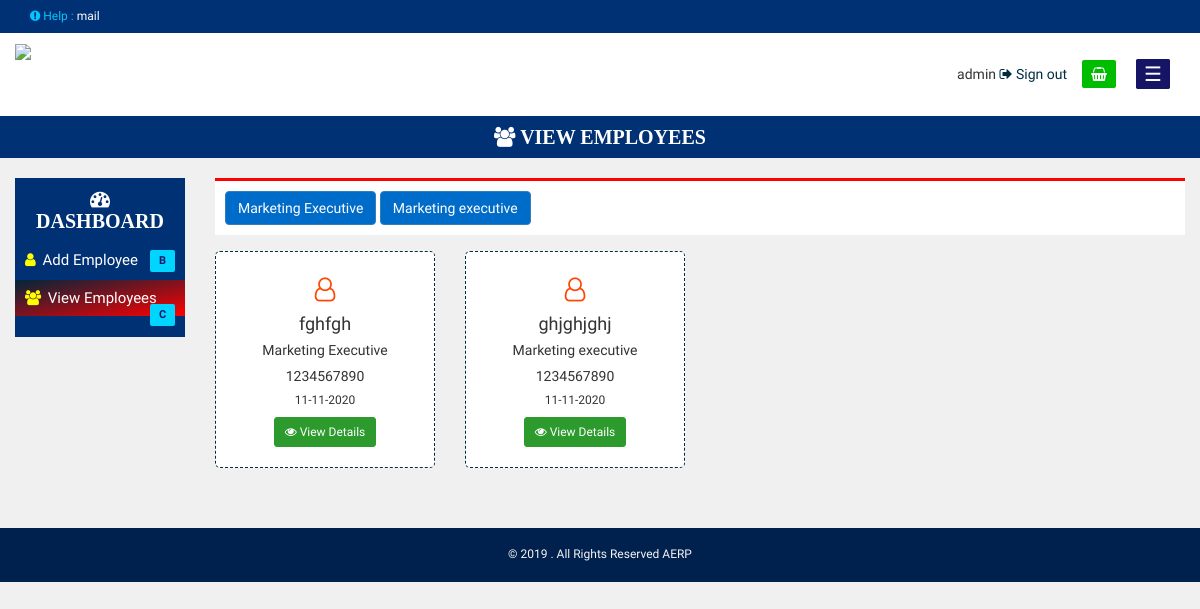
The app's page /viewemployees.php (signed in) with its own data.
### tables this page shows
CREATE TABLE `designation` (
  `did` int(11) NOT NULL,
  `userid` int(11) NOT NULL,
  `designation` varchar(50) NOT NULL,
  `status` int(11) NOT NULL,
  `updatedby` int(11) NOT NULL
);

CREATE TABLE `employee_master` (
  `empid` int(11) NOT NULL,
  `emp_type` int(11) NOT NULL,
  `user_id` int(11) NOT NULL,
  `emp_name` varchar(20) NOT NULL,
  `dob` date NOT NULL,
  `employeeid` varchar(20) NOT NULL,
  `emp_contact` varchar(25) NOT NULL,
  `emp_address` text DEFAULT NULL,
  `designation` varchar(50) NOT NULL,
  `basic_pay` varchar(10) NOT NULL,
  `pf` varchar(10) NOT NULL,
  `esi` varchar(10) NOT NULL,
  `emp_desc` text DEFAULT NULL,
  `email` varchar(50) NOT NULL,
  `dateofjoining` date DEFAULT NULL,
  `dateofresignation` date DEFAULT NULL,
  `restype` varchar(30) DEFAULT NULL,
  `reason` text DEFAULT NULL,
  `blood` varchar(10) DEFAULT NULL,
  `emergency_contact` varchar(20) DEFAULT NULL,
  `status` int(11) NOT NULL,
  `updatedby` int(11) NOT NULL
);

### conn.php (called while the page is built, shortened)
<?php
class connections
{
    private $_host = "localhost";
    private $_username = "root";
    private $_password = "";
    private $_database = "phppro";
    public function __construct() {
        $this->_link = new mysqli($this->_host, $this->_username, $this->_password, $this->_database);
    }
 public function reademployeeallcat($userid)
 {
     $ret = mysqli_query($this->_link, "Select
     phppro.employee_master.emp_type,
     phppro.designation.did,
     phppro.designation.designation As designation1
From
phppro.designation Inner Join
phppro.employee_master On phppro.designation.did = phppro.employee_master.designation Group By
phppro.employee_master.designation;
");
     return $ret;
 }
 public function reademployeeall($userid)
 {
     $ret = mysqli_query($this->_link, "Select
     phppro.employee_master.empid,
     phppro.employee_master.emp_type,
     phppro.employee_master.emp_name,
     phppro.employee_master.dob,
     phppro.employee_master.employeeid,
     phppro.employee_master.emp_contact,
     phppro.employee_master.designation,
     phppro.employee_master.basic_pay,
     phppro.employee_master.email,
     phppro.employee_master.status,
     phppro.designation.designation As designation1
From
phppro.designation Inner Join
phppro.employee_master On phppro.designation.did = phppro.employee_master.designation
Where
phppro.employee_master.user_id = $userid and phppro.employee_master.status = 1
");
     return $ret;
 }
}
?>

### viewemployees.php (the view, shortened to what this page needs)
<?php include("header.php"); ?>
<?php include("conn.php"); ?>
<link href="https://cdnjs.cloudflare.com/ajax/libs/sweetalert/1.1.3/sweetalert.min.css" rel="stylesheet"/> <link href="https://cdn.jsdelivr.net/sweetalert2/6.4.3/sweetalert2.min.css" rel="stylesheet"/>
<link rel="stylesheet" href="css/style.css" >
<body class="wow fadeIn" data-wow-duration=".5s" data-wow-delay="0s" data-wow-iteration="1" >
<?php
$userid = $_SESSION['admin_id'];
$jobj= new connections();
$catdata=$jobj->reademployeeall($userid);
$catdata2=$jobj->reademployeeallcat($userid);
?>
<section>
    <div class="inner-main">
        <h2><i class="fa fa-users"></i> View Employees</h2>
        <div class="container-fluid">
            <div class="row">
                <div class="col-md-2">
                    <?php include('includes/humanresourcemenu.php') ?>
                </div>
                <div class="col-md-10">
                    <div class="row">
                        <div class="col-md-12">
                            <div class="menucat-hor">
                                <?php while ($catre2=mysqli_fetch_array($catdata2)) { ?>
                                <button class="btn btn-primary" id="btnfil<?php echo $catre2['did'] ?>" onclick="filteremployee(<?php echo $userid ?>,<?php echo $catre2['did'] ?>)"><?php echo $catre2['designation1'] ?></button>
                                <?php } ?>
                            </div>
                        </div>
                    </div>
                    <div class="row">
                        <div class="row">
                            <div class="col-md-12">
                            </div>
                        </div>
                        <div id="unfiltered">
                            <?php while ($catre=mysqli_fetch_array($catdata)) { ?>
                                <div class="col-md-3">
                                    <div class="bills-ic">
                                        <h3><i class="fa fa-user-o"></i></h3>
                                        <h4><?php echo $catre['emp_name']; ?></h4>
                                        <h5> <?php echo $catre['designation1']; ?></h5>
                                        <h5><?php echo $catre['emp_contact']; ?></h5>
                                        <?php $newDate = date("d-m-Y", strtotime($catre['dob'])); ?>
                                        <h6> <?php echo $newDate ?></h6>
                                        <a href="viewemployeesingle.php?id=<?php echo $catre['empid']; ?>">
                                            <button class="btn btn-success btn-sm"><i class="fa fa-eye"></i> View Details</button>
                                        </a>
                                    </div>
                                </div>
                            <?php  } ?>
                        </div>
                    </div>
                </div>
            </div>
        </div>
    </div>
</section>
<br><br><br>
<?php include("footer.php"); ?>
</body>
</html>

### header.php (shortened to what this page needs)
<?php
 $currentPath = $base_url="https://".$_SERVER['SERVER_NAME'];
?>
<!DOCTYPE html>
<html lang="en" ng-app="myApp">
<head>
    <link rel="stylesheet" type="text/css" href="css/font-awesome.css" />
    <link href="css/bootstrap.min.css" rel='stylesheet' type='text/css' />
    <link rel="stylesheet" href="https://maxcdn.bootstrapcdn.com/bootstrap/3.3.7/css/bootstrap.min.css">
    <link rel="stylesheet" type="text/css" href="css/animate.css" />
    <link rel="stylesheet" type="text/css" href="<?php echo $currentPath ?>/explicit/css/style.css" />
</head>
<div class="tp-head">
    <div class="container">
        <div class="row">
            <div class="col-md-3">
                <h6><i class="fa fa-exclamation-circle"></i> Help : <a href="#"> mail</a></h6>
            </div>
        </div>
    </div>
</div>
<nav class="navbar navbar-default">
    <div class="container">
        <div class="navbar-header">
            <a class="navbar-brand" href="dashboard.php"><img src="<?php echo $currentPath ?>/explicit/images/logo.png" class="img-responsive"></a>
        </div>
        <div class="collapse navbar-collapse" id="navbar-collapse-1">
            <ul class="nav navbar-nav navbar-right">
                         <li>
                <li><span class="pull-right"><?php echo "{$_SESSION['adminuser']}";  ?>
                        <a href="logout.php"><i class="fa fa-sign-out"></i> Sign out</a></span></li>
                          <li><span class="pull-right">
                        <a href="viewquote.php"> <i class="fa fa-shopping-basket crt-ic"></i></a></span></li>
                         <li>
                    <span style="    font-size: 20px;
    margin-left: 20px;
    padding: 2px 7px;
    border-radius: 2px;
    background-color: #161565;
    color: white;
    position: relative;
    border: solid 1px #161565;
    top: -4px;
    margin-top: 10px;
    cursor: pointer;" onclick="openNav()">&#9776;</span>
                </li>
            </ul>
        </div>
    </div>
</nav>

### includes/humanresourcemenu.php (shortened to what this page needs)
<link href="css/font-awesome.min.css" rel="stylesheet" type="text/css" />
<div class="content hidden-xs">
    <section class="left-men inner-left-men">
        <div class="inner-main">
            <h2><i class="fa fa-dashboard"></i> Dashboard</h2>
            <div class="">
                <div class="">
                    <div class="col-md-">
                        <a href="addemployee.php">
                            <div class="menu-cos" id="menu11">
                                <h3><i class="fa fa-user"></i> <span>Add Employee</span>  <span class="coshrt">B</span></h3>
                            </div>
                        </a>
                    </div>
                    <div class="col-md-">
                        <a href="viewemployees.php">
                            <div class="menu-cos" id="menu33">
                                <h3><i class="fa fa-users"></i> <span>View Employees</span> <span class="coshrt">C</span></h3>
                            </div>
                        </a>
                    </div>
                </div>
                <br>
            </div>
        </div>
    </section>
</div>

### footer.php
<footer>
    <h5>© 2019 . All Rights Reserved AERP</h5>
</footer>

### includes/humanresourcemenu.php (style rules this page uses)
* { box-sizing:border-box; -moz-box-sizing:border-box; -webkit-box-sizing:border-box; }
body { background: #f0f0f0; }
.content { width: 260px; margin: 100px auto; }
.content { width: 100%; margin: 0px auto; }

### viewemployees.php (style rules this page uses)
#menu33 { min-height: 10px; padding-bottom: 5px; margin-bottom: 20px; background-color: white; background-image: linear-gradient(to right bottom, #00253b, rgb(255, 0, 0)) !important; box-shadow: 1px 1px 4px black; }

### records on screen
designation: designation "Marketing Executive", employee_master.emp_name "fghfgh", employee_master.emp_contact "1234567890", employee_master.dob "11-11-2020"
designation: designation "Marketing executive", employee_master.emp_name "ghjghjghj", employee_master.emp_contact "1234567890", employee_master.dob "11-11-2020"

### other values on screen
$_SESSION['adminuser'] "admin"
